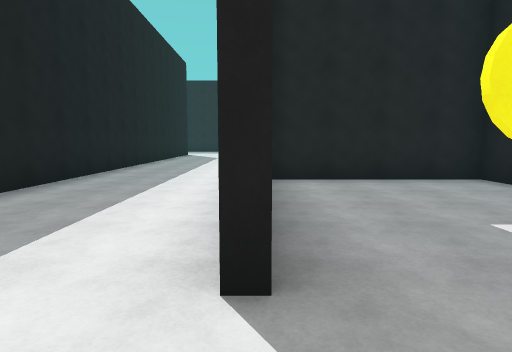
View 1 (above)

21 first-person views from a walk through a scene from a Unity 3-D project. The camera is 1.5 m above the floor, tilts 6° down and sees 75° across. The floor is counted in squares, 2 m on a side. Each view is taken from the middle of a square. On the plan, view 1 faces up. The plan holds only what a view shows up to about 11 squares ahead; the rest is blank. The place goes on beyond the plan. The player is left out.

View 2
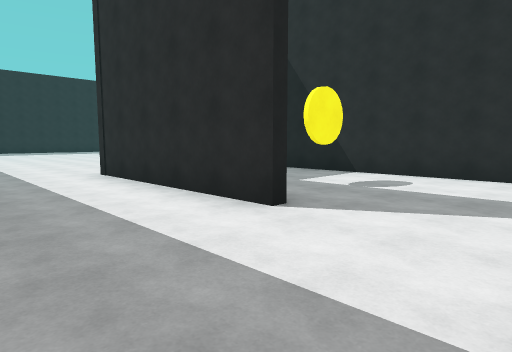

View 3
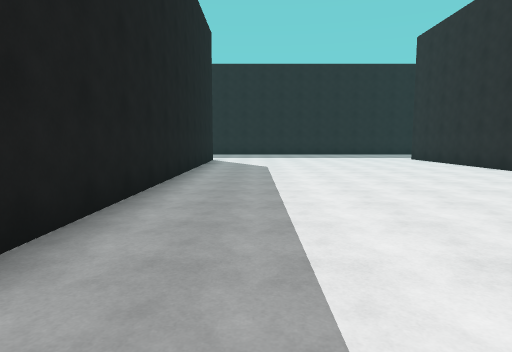

View 4
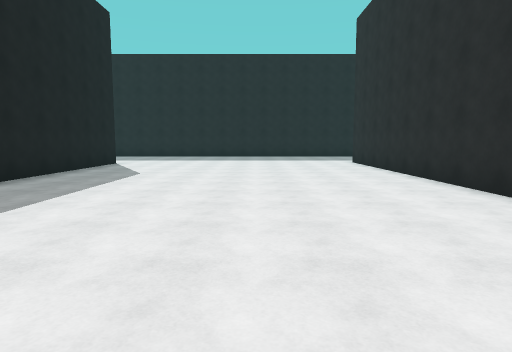

View 5
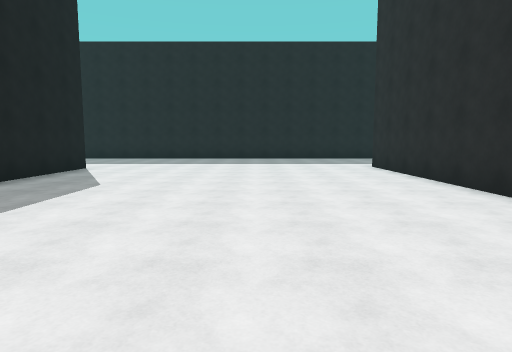

View 6
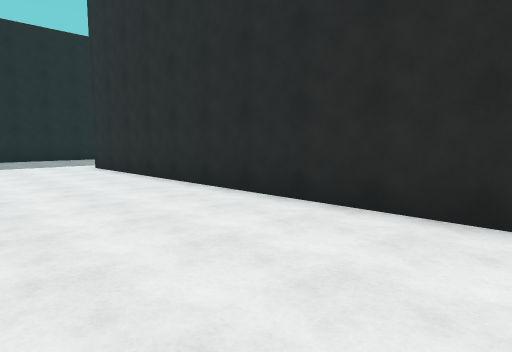

View 7
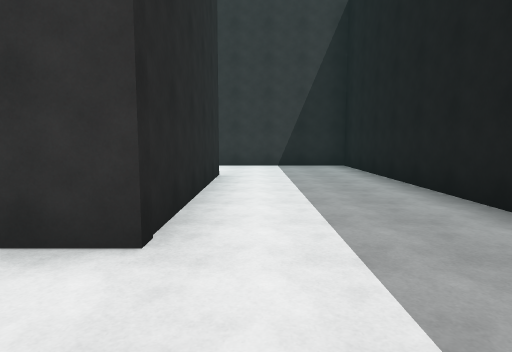

View 8
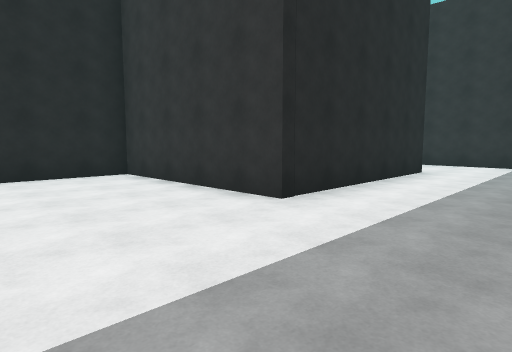

View 9
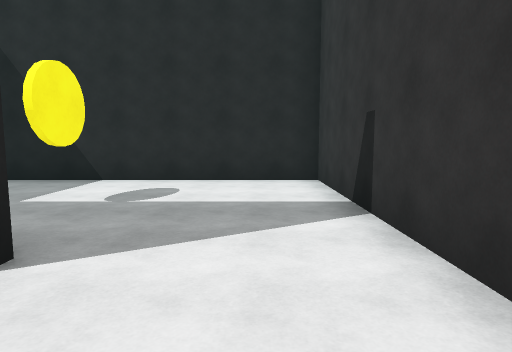

View 10
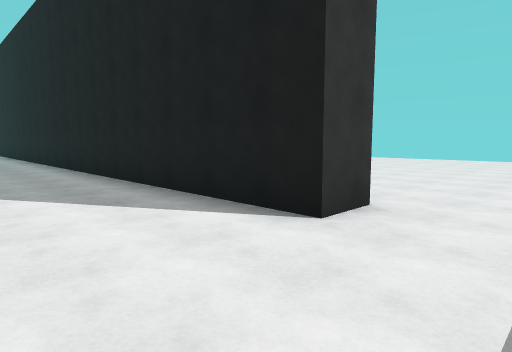

View 11
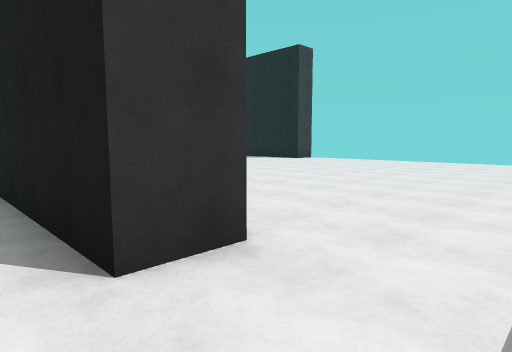

View 12
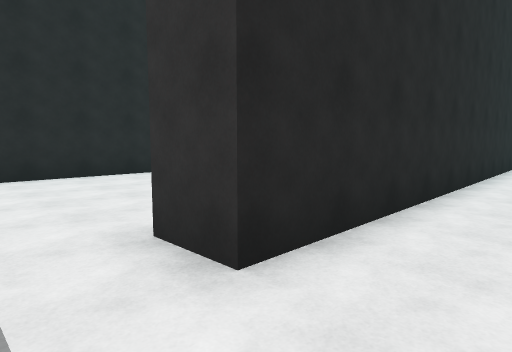

View 13
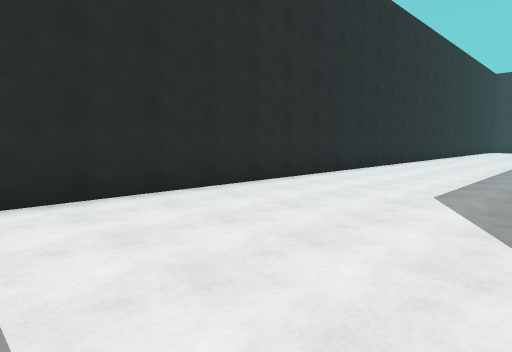

View 14
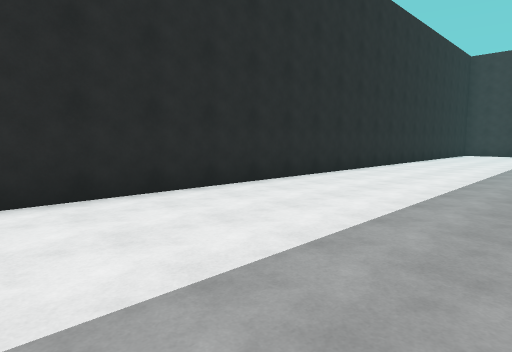

View 15
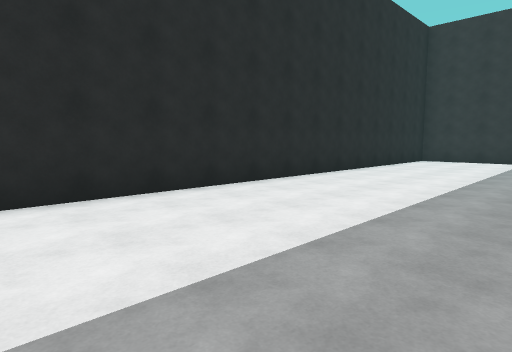

View 16
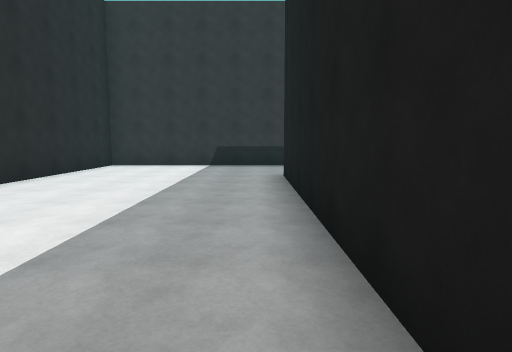

View 17
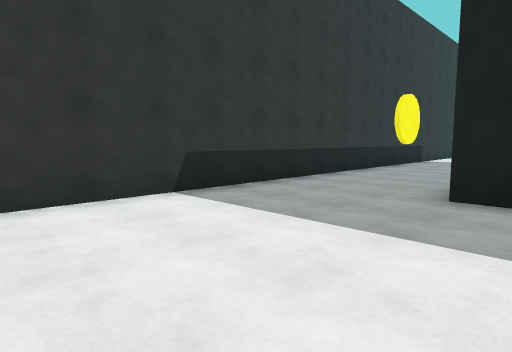

View 18
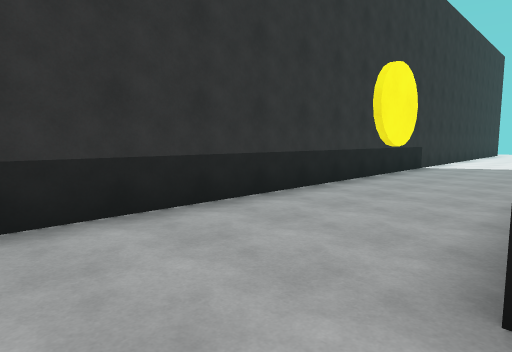

View 19
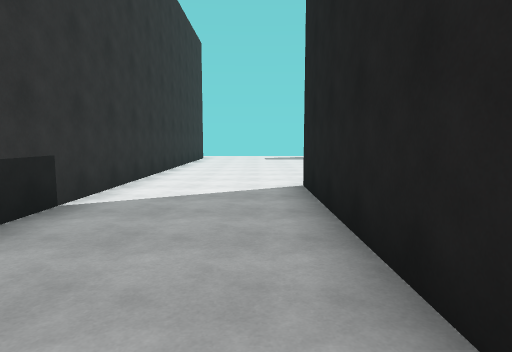

View 20
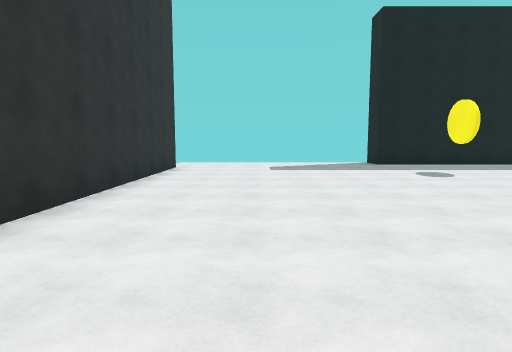

View 21
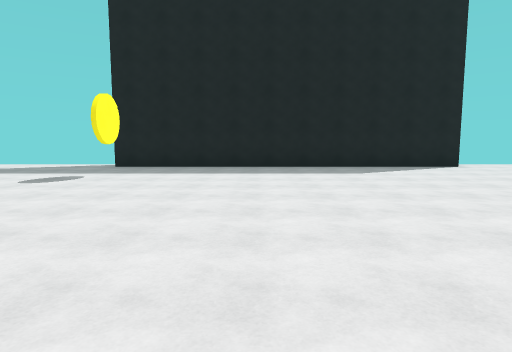

### Floor plan
Points are (right, up) in squares from view 1. A wall is a line through its corners. A room is listed if a view was taken in it or the views show most of it. See-through windows are left out.
Room 1 (views 1, 2, 3, 4, 5, 6, 7, 8, 9, 10, 11, 12)
walls: (-0.2, 1.5) (-0.2, 6.7) (4.4, 6.7) (4.4, 18.7) (5.5, 18.7); (-4.8, 18.2) (-3.7, 18.2) (-3.7, -1.2) (4.4, -1.2) (4.4, 6.5) (0.2, 6.5)
ways out: opening at (-4, 19.5) to room 2; opening at (5, 19.5) to room 2
Room 2 (views 13, 14, 15, 16, 17, 18, 19, 20, 21)
walls: (-14.7, 11) (-14.7, 0.9); (0.1, -2.2) (-4.6, -2.2); (5.4, 4.4) (5.4, -2.2); (-13.6, -5.3) (10.4, -5.3) (10.4, 19.5)
ways out: opening at (-4, 19.5) to room 1; opening at (5, 19.5) to room 1

Positions as (right, up) in squares from view 1, and headings:
1: (0, 0), facing up
2: (-3, -1), facing up-right
3: (-2, 5), facing up
4: (1, 7), facing up
5: (1, 9), facing up
6: (1, 9), facing up-right
7: (-1, 9), facing down
8: (-3, 10), facing down-right
9: (-2, 0), facing right
10: (-1, 20), facing down-left
11: (-3, 20), facing down-left
12: (3, 20), facing down-right
13: (6, 20), facing down-right
14: (6, 14), facing down-right
15: (6, 8), facing down-right
16: (6, 5), facing down
17: (10, -1), facing down-left
18: (7, -2), facing down-left
19: (1, -3), facing left
20: (-4, -3), facing left
21: (-5, 5), facing left
